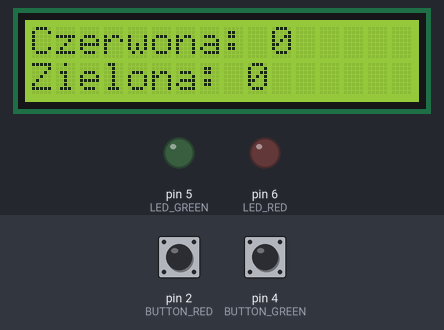
This sketch was run on a simulated Arduino Uno, built with avr-gcc and run on an emulated ATmega328P. On the bench: 16×2 character LCD, output pins drawn as LEDs (lit = HIGH). Inputs (shaded band) come from the test bench; at power-on: pin 2 (BUTTON_RED) HIGH, pin 4 (BUTTON_GREEN) HIGH.

Above: at 1.2 s.
1.3 s: pin 2 (BUTTON_RED) pulled LOW for 0.25 s
At 1.53 s:
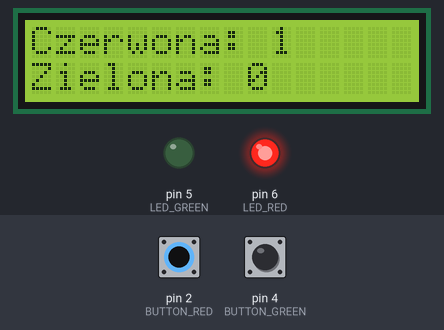
4.0 s: pin 4 (BUTTON_GREEN) pulled LOW for 0.25 s
At 4.21 s:
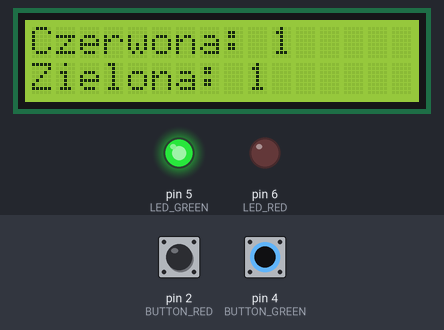
5.7 s: pin 2 (BUTTON_RED) pulled LOW for 0.25 s
At 6.33 s:
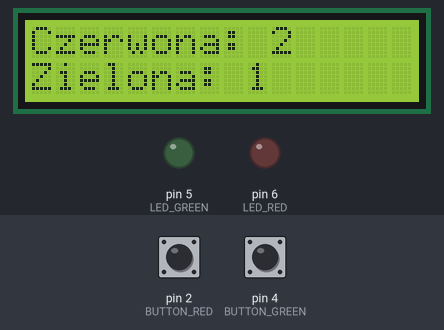
8.9 s: pin 4 (BUTTON_GREEN) pulled LOW for 1 s
At 10.13 s:
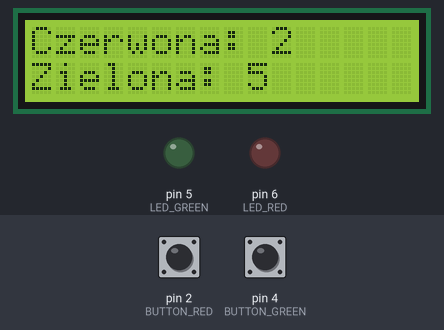
11.4 s: pin 2 (BUTTON_RED) driven LOW and pin 4 (BUTTON_GREEN) driven LOW
At 11.59 s:
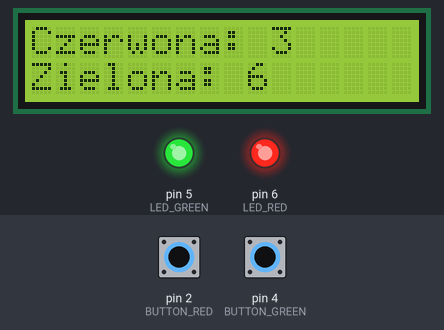
13.6 s: pin 2 (BUTTON_RED) driven HIGH
At 13.88 s:
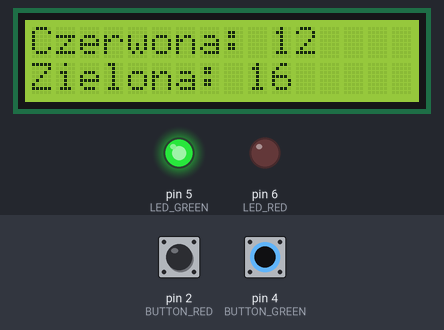
Timing chart, 0 to 16.2 s (numbered marks = the images above; inputs shaded):
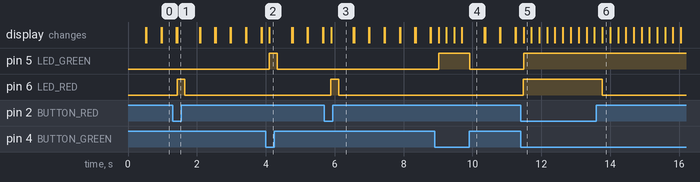

Measured:
- after the input at 1.3 s, pin 6 (LED_RED): LOW → HIGH after 0.13 s, → LOW 0.23 s later; the display: first differs from a run without the input after 0.13 s (image 1)
- after the input at 4.0 s, pin 5 (LED_GREEN): LOW → HIGH after 0.11 s, → LOW 0.23 s later; the display: changes after 0.11 s (image 2)
- after the input at 5.7 s, pin 6 (LED_RED): LOW → HIGH after 0.19 s, → LOW 0.23 s later; the display: changes after 0.19 s (image 3)
- after the input at 8.9 s, pin 5 (LED_GREEN): LOW → HIGH after 0.12 s, → LOW 0.90 s later; the display: first changes after 0.12 s (image 4 shows a later state)
- after the input at 11.4 s, pin 5 (LED_GREEN), pin 6 (LED_RED): LOW → HIGH after 0.08 s; the display: changes after 0.09 s (image 5)
- after the input at 13.6 s, pin 6 (LED_RED): HIGH → LOW after 0.17 s

The sketch:

sketch_mar09a.ino
```cpp
#include <Wire.h>
#include <LCD.h>
#include <LiquidCrystal.h>
#include <LiquidCrystal_I2C.h>


#define BUTTON_RED 2
#define BUTTON_GREEN 4

#define LED_RED 6
#define LED_GREEN 5

LiquidCrystal_I2C lcd(0x27, 2, 1, 0, 4, 5, 6, 7, 3, POSITIVE);

short redCount = 0;
short greenCount = 0;


void setup() {
  // put your setup code here, to run once;
  pinMode(BUTTON_RED, INPUT_PULLUP);
  pinMode(BUTTON_GREEN, INPUT_PULLUP);

  pinMode(LED_RED, OUTPUT);
  pinMode(LED_GREEN, OUTPUT);

  lcd.begin(16,2);
  lcd.clear();
}

void loop() {
  // put your main code here, to run repeatedly:
  lcd.print("Czerwona: ");
  lcd.print(redCount);
  lcd.setCursor(0,1);
  lcd.print("Zielona: ");
  lcd.print(greenCount);

  if(digitalRead(BUTTON_RED) == LOW){
    digitalWrite(LED_RED, HIGH);
    redCount += 1;
    lcd.setCursor(10,0);
    lcd.print(redCount);
  }
  else digitalWrite(LED_RED, LOW);

  if(digitalRead(BUTTON_GREEN) == LOW){
    digitalWrite(LED_GREEN, HIGH);
    greenCount += 1;
    lcd.setCursor(9,1);
    lcd.print(greenCount);
  }
  else digitalWrite(LED_GREEN, LOW);


  delay(200);
  lcd.clear();
}
```
